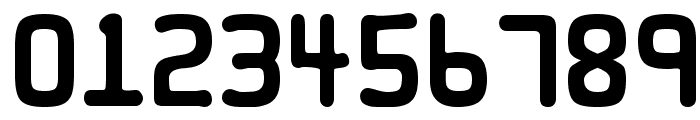
#> input picture Credit-Card0.png, 700 x 120 px
$ jupyter execute ocr.ipynb
#> lines starting #> are read from the running program, lines starting #| are printed output that depends on the picture; after the words box and inside, x2 and y2 are one past the last pixel; in counts of white or black regions, pixels touching at a corner belong together
[cell 1]
import cv2
import imutils
import numpy as np
from imutils import contours
from matplotlib import pyplot as plt
import pytesseract


def compare_white_black(img):
    # Read the image


    # Count white and black pixels
    white_count = cv2.countNonZero(img)
    black_count = img.size - white_count  # Count of black pixels (0)
    print(black_count)
    print(white_count)
    # Compare counts
    return white_count > black_count


def showImage(name, image, cmap=None):
    plt.imshow(image, cmap=cmap)
    plt.axis('off')  # Hide axis
    plt.title(name)
    plt.show()
# Define the reference digits based on the provided reference image
FIRST_NUMBER = {
    "3": "American Express",
    "4": "Visa",
    "5": "MasterCard",
    "6": "Discover Card"
}

# Load the reference image of the digits (should be preprocessed with digits only)
ref = cv2.imread('Credit-Card0.png')
#> ref is the input picture: shape (120, 700, 3); min 0, max 255, mean 168
ref = cv2.cvtColor(ref, cv2.COLOR_BGR2GRAY)
#> ref: shape (120, 700)
ref = cv2.threshold(ref, 10, 255, cv2.THRESH_BINARY_INV)[1]
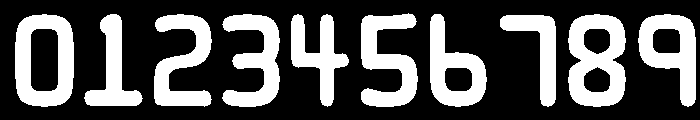
#> ref: shape (120, 700); 32.8% white; 10 white regions

# Find contours in the reference image
refCnts = cv2.findContours(ref.copy(), cv2.RETR_EXTERNAL, cv2.CHAIN_APPROX_SIMPLE)
#> refCnts = 10 contours; largest, box (x1, y1, x2, y2) and area: (15, 14, 74, 107) 4814, (568, 14, 626, 107) 4506, (638, 14, 696, 107) 3254, (430, 14, 487, 107) 3128, (361, 13, 418, 107) 2810
refCnts = imutils.grab_contours(refCnts)
refCnts = contours.sort_contours(refCnts, method="left-to-right")[0]
digits = {}

# Store each digit's region of interest (ROI)
for (i, c) in enumerate(refCnts):
    (x, y, w, h) = cv2.boundingRect(c)
    roi = ref[y:y + h, x:x + w]
    roi = cv2.resize(roi, (57, 88))
    digits[i] = roi
#> this loop made 10 passes
#> (x, y, w, h) on passes 1 to 10: (15, 14, 59, 93), (84, 14, 59, 92), (154, 14, 58, 93), (222, 14, 58, 93), (291, 14, 58, 93), (361, 13, 57, 94), (430, 14, 57, 93), (500, 15, 56, 92), (568, 14, 58, 93), (638, 14, 58, 93)
#> after the loop, digits = 10 items

# Load the input image containing only the PAN of the credit card
image = cv2.imread('{448BF4AB-9B72-4FEE-BDE8-9D9F95E91081}.png.jpg')
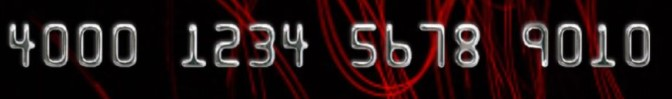
#> input picture {448BF4AB-9B72-4FEE-BDE8-9D9F95E91081}.png.jpg, 672 x 99 px
#> image is the input picture: shape (99, 672, 3); mean B, G, R 24.3, 23.8, 38.2
gray = cv2.cvtColor(image, cv2.COLOR_BGR2GRAY)
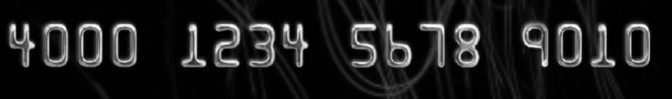
#> gray: shape (99, 672); min 0, max 254, mean 28.2

# Threshold the gray image to get a binary image
group = cv2.threshold(gray, 55, 255, cv2.THRESH_BINARY_INV )[1]
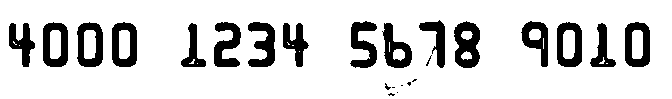
#> group: shape (99, 672); 84.1% white; 24 black regions (8 under 20 px), largest, box (x1, y1, x2, y2) and area: (454, 21, 480, 68) 842, (625, 22, 650, 67) 734, (43, 22, 68, 67) 731
showImage("threshi",group ,cmap="gray")
group = cv2.medianBlur(group, ksize=7)#7
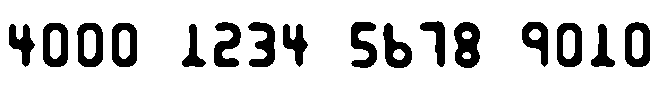
#> group: shape (99, 672); 84.2% white; 16 black regions, largest, box (x1, y1, x2, y2) and area: (454, 22, 480, 68) 868, (625, 22, 650, 67) 735, (43, 23, 68, 67) 729
# Example usage
if compare_white_black(group):
#> in compare_white_black, `white_count = cv2.countNonZero(img)`: white_count = 56043
#> in compare_white_black, `black_count = img.size - white_count`: black_count = 10485
#| 10485
#| 56043
    group=cv2.bitwise_not(group)
#> group: shape (99, 672); 15.8% white; 16 white regions
    showImage("thresh",group ,cmap="gray")

# Find contours in the binary image
digitCnts = cv2.findContours(group.copy(), cv2.RETR_EXTERNAL, cv2.CHAIN_APPROX_SIMPLE)
#> digitCnts = 16 contours; largest, box (x1, y1, x2, y2) and area: (625, 22, 650, 67) 970, (77, 23, 103, 67) 966, (112, 23, 137, 67) 962, (43, 23, 68, 67) 962, (557, 23, 582, 67) 962
digitCnts = imutils.grab_contours(digitCnts)
digitCnts = contours.sort_contours(digitCnts, method="left-to-right")[0]

output = []

# Loop over each detected contour to identify digits
for c in digitCnts:
    (x, y, w, h) = cv2.boundingRect(c)
    roi = group[y:y + h, x:x + w]
    roi = cv2.resize(roi, (57, 88))
    scores = []

    # Compare each ROI with reference digits to identify the digit
    for (digit, digitROI) in digits.items():
        result = cv2.matchTemplate(roi, digitROI, cv2.TM_CCOEFF)
        (_, score, _, _) = cv2.minMaxLoc(result)
        scores.append(score)

    # Append the recognized digit to the output list
    output.append(str(np.argmax(scores)))

    # Draw the contour on the original image
    cv2.rectangle(image, (x, y), (x + w, y + h), (0, 255, 0), 2)  # Draw a rectangle around the detected digit
#> this loop made 16 passes
#> (x, y, w, h) on passes 1 to 12: (9, 24, 26, 43), (43, 23, 25, 44), (77, 23, 26, 44), (112, 23, 25, 44), (182, 24, 24, 43), (214, 22, 27, 45), (248, 22, 27, 45), (283, 24, 25, 43), (351, 22, 26, 46), (383, 23, 29, 45), (420, 21, 25, 46), (454, 22, 26, 46)
#> pass 1, `roi = group[y:y + h, x:x + w]`:
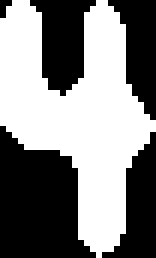
#> roi: shape (43, 26) (shown 6 times larger); 51.1% white; 5 black regions (1 under 20 px), largest, box (x1, y1, x2, y2) and area: (0, 21, 16, 43) 245, (5, 0, 16, 16) 107, (17, 22, 26, 43) 98, (18, 0, 26, 20) 93
#> pass 1, `roi = cv2.resize(roi, (57, 88))`:
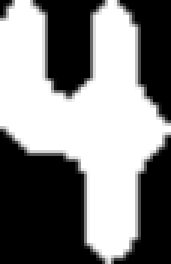
#> roi: shape (88, 57) (shown 3 times larger); min 0, max 255, mean 130.2
#> pass 2, `roi = cv2.resize(roi, (57, 88))`:
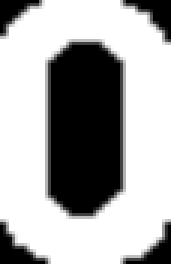
#> roi: shape (88, 57) (shown 3 times larger); min 0, max 255, mean 169
#> after the loop:
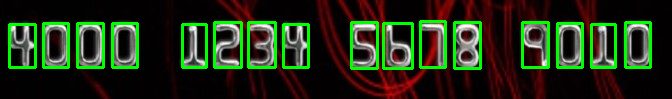
#> image: shape (99, 672, 3); 10.02% of pixels changed, all inside (x1, y1, x2, y2) = (8, 20, 652, 70)
#> after the loop:
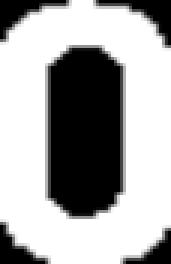
#> roi: shape (88, 57) (shown 3 times larger); min 0, max 255, mean 166.6
#> after the loop, output = ['4', '0', '0', '0', '1', '2', '3', '4', '5', '6', '7', '8', '9', '0', '1', '0']

# Print the recognized PAN
print("Credit Card #: {}".format("".join(output)))
#| Credit Card #: 4000123456789010

# Show the original image with contours drawn
showImage("Detected Contours", cv2.cvtColor(image, cv2.COLOR_BGR2RGB))
